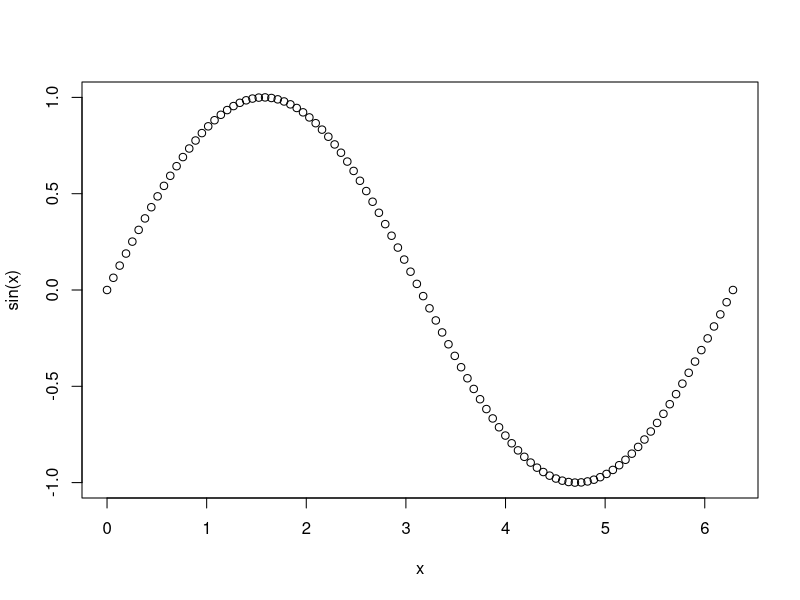
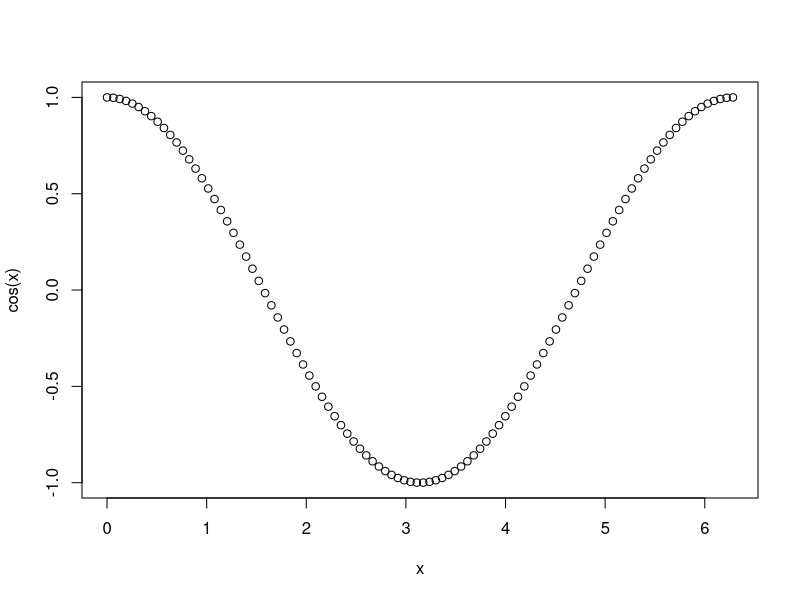

Write the R code that produced these figures, in order. (Note: this script raises an error after producing the figures.)
## function that takes daily tmax data and thl algorithm, and finds value of folding axis that maximizes fit for insolation values

# x = r sinq cosf,     y = r sinq sinf,     z = r cosq,

sa2xyz <- function(slp,asp,unit='deg') {
    d2r <- function(d) pi * d/180
    if (unit=='deg') {
        slp <- d2r(slp)
        asp <- d2r(asp)
    }    
    x <- sin(slp) * cos(asp)
    y <- sin(slp) * sin(asp)
    z <- cos(slp)
    return(c(x,y,z))
}

divang <- function(slp1,asp1,slp2,asp2,unit='deg') {
    d2r <- function(d) pi * d/180
    sa2xyz <- function(slp,asp) {
        x <- sin(slp) * cos(asp)
        y <- sin(slp) * sin(asp)
        z <- cos(slp)
        return(c(x,y,z))
    }
    
    if (unit=='deg') {
        slp1 <- d2r(slp1);slp2 <- d2r(slp2)
        asp1 <- d2r(asp1);asp2 <- d2r(asp2)
    }

    xyz1 <- sa2xyz(slp1,asp1)
    xyz2 <- sa2xyz(slp2,asp2)

    dp <- sum(xyz1*xyz2)
    acos(dp)
}

divang(0,90,30,60)

sa2xyz(30,90)

x <- seq(0,2*pi,length.out=100)
plot(x,sin(x))
plot(x,cos(x))

fold <- function(x,masp) abs(pi-abs(x-d2r(masp)))

dang <- function(x,ref) {
    ref <- d2r(ref)
    ref+(ref-x)
}
plot(x,cos(x-d2r(0)))


